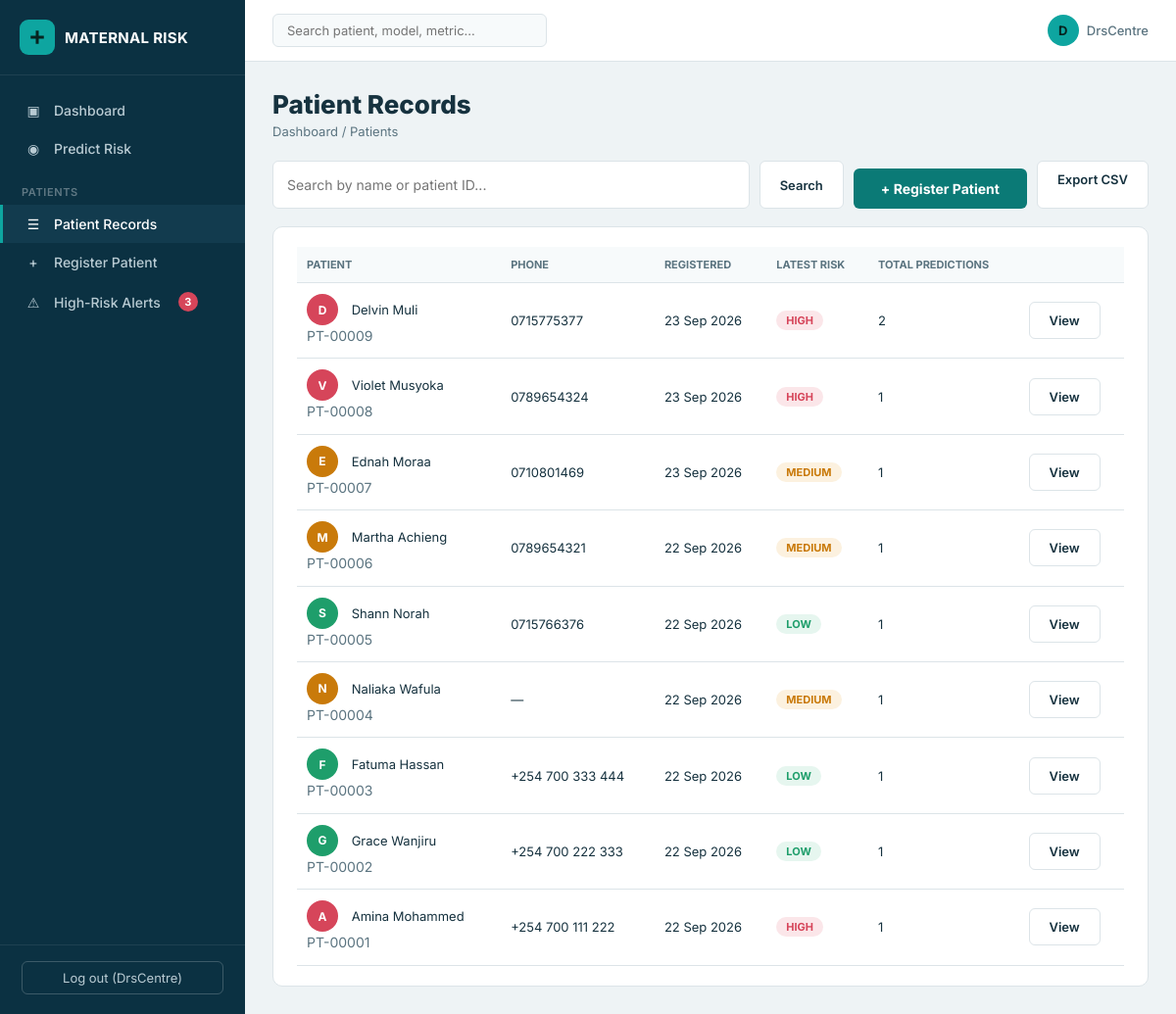
Screenshot of /patients/ (signed in) with the database file from the repository.
### risk_app/models.py (models this page shows, shortened)
class Patient(models.Model):
    patient_id = models.CharField(max_length=20, unique=True, editable=False)
    full_name = models.CharField(max_length=150)
    phone_number = models.CharField(max_length=20, blank=True)
    date_registered = models.DateTimeField(auto_now_add=True)
    registered_by = models.ForeignKey(
        settings.AUTH_USER_MODEL, null=True, blank=True,
        on_delete=models.SET_NULL, related_name="patients_registered",
    )
    class Meta:
        ordering = ["-date_registered"]
    @property
    def latest_prediction(self):
        return self.predictions.order_by("-created_at").first()

class PredictionRecord(models.Model):
    RISK_CHOICES = [("Low", "Low"), ("Medium", "Medium"), ("High", "High")]
    created_at = models.DateTimeField(auto_now_add=True)
    user = models.ForeignKey(settings.AUTH_USER_MODEL, null=True, blank=True, on_delete=models.SET_NULL)
    patient = models.ForeignKey(
        Patient, null=True, blank=True, on_delete=models.SET_NULL, related_name="predictions"
    )
    age = models.IntegerField()
    gestational_age_weeks = models.IntegerField()
    eclampsia_severity = models.CharField(max_length=30)
    haemorrhage_severity = models.CharField(max_length=30)
    risk_level = models.CharField(max_length=10, choices=RISK_CHOICES)
    prob_low = models.FloatField()
    prob_medium = models.FloatField()
    prob_high = models.FloatField()
    model_backend = models.CharField(max_length=20, default="sklearn")
    class Meta:
        ordering = ["-created_at"]

### risk_app/views.py (the view)
# urls.py: path("patients/", views.patients_list_view, name="patients_list"),
@login_required
def patients_list_view(request):
    query = request.GET.get("q", "").strip()
    patients = Patient.objects.all()
    if query:
        patients = patients.filter(full_name__icontains=query) | patients.filter(patient_id__icontains=query)
    rows = []
    for patient in patients:
        latest = patient.latest_prediction
        rows.append({"patient": patient, "latest": latest})
    return render(request, "risk_app/patients_list.html", {"rows": rows, "query": query})

### risk_app/context_processors.py (called while the page is built)
def alerts_count(request):
    if not request.user.is_authenticated:
        return {}
    count = 0
    for patient in Patient.objects.all():
        latest = patient.latest_prediction
        if latest and latest.risk_level == "High":
            count += 1
    return {"high_risk_alert_count": count}

### risk_app/templates/risk_app/patients_list.html
{% extends "risk_app/base_app.html" %}
{% block content %}
<h1 class="page-title">Patient Records</h1>
<div class="breadcrumb"><a href="{% url 'risk_app:dashboard' %}">Dashboard</a> / Patients</div>
<div class="search-bar">
    <form method="get" style="flex:1; display:flex; gap:10px;">
        <input type="text" name="q" value="{{ query }}" placeholder="Search by name or patient ID...">
        <button type="submit" class="btn-secondary">Search</button>
    </form>
    <a href="{% url 'risk_app:patient_register' %}" class="btn-primary" style="text-decoration:none; display:inline-flex; align-items:center;">+ Register Patient</a>
    <a href="{% url 'risk_app:export_patients_csv' %}" class="btn-secondary">Export CSV</a>
</div>
<div class="panel">
    <table class="pred-table">
        <tr>
            <th>Patient</th>
            <th>Phone</th>
            <th>Registered</th>
            <th>Latest Risk</th>
            <th>Total Predictions</th>
            <th></th>
        </tr>
        {% for row in rows %}
        <tr>
            <td>
                <span class="pred-avatar" style="background:
                    {% if row.latest.risk_level == 'Low' %}var(--low)
                    {% elif row.latest.risk_level == 'Medium' %}var(--medium)
                    {% elif row.latest.risk_level == 'High' %}var(--high)
                    {% else %}var(--text-dim){% endif %};">
                    {{ row.patient.full_name|slice:":1"|upper }}
                </span>
                {{ row.patient.full_name }}
                <div class="placeholder" style="margin:0;">{{ row.patient.patient_id }}</div>
            </td>
            <td>{{ row.patient.phone_number|default:"—" }}</td>
            <td>{{ row.patient.date_registered|date:"d M Y" }}</td>
            <td>
                {% if row.latest %}
                <span class="risk-pill" style="background:
                    {% if row.latest.risk_level == 'Low' %}var(--low-bg); color:var(--low)
                    {% elif row.latest.risk_level == 'Medium' %}var(--medium-bg); color:var(--medium)
                    {% else %}var(--high-bg); color:var(--high){% endif %};">
                    {{ row.latest.risk_level }}
                </span>
                {% else %}
                <span class="placeholder">No predictions yet</span>
                {% endif %}
            </td>
            <td>{{ row.patient.predictions.count }}</td>
            <td><a href="{% url 'risk_app:patient_detail' row.patient.pk %}" class="btn-secondary">View</a></td>
        </tr>
        {% empty %}
        <tr><td colspan="6" class="placeholder">
            {% if query %}No patients match "{{ query }}".{% else %}No patients registered yet.{% endif %}
        </td></tr>
        {% endfor %}
    </table>
</div>
{% endblock %}

### risk_app/templates/risk_app/base_app.html (shortened to what this page needs)
{% load static %}
<!DOCTYPE html>
<html lang="en">
<head>
    <link rel="stylesheet" href="{% static 'css/style.css' %}">
</head>
<body>
    <div class="app-shell">
        <aside class="sidebar">
            <div class="brand">
                <div class="mark">
                    <svg viewBox="0 0 24 24" fill="currentColor"><path d="M10 3h4v7h7v4h-7v7h-4v-7H3v-4h7V3z"/></svg>
                </div>
                <span>MATERNAL RISK</span>
            </div>
            <nav>
                <a href="{% url 'risk_app:dashboard' %}" class="{% if request.resolver_match.url_name == 'dashboard' %}active{% endif %}">
                    <span class="icon">&#9635;</span> Dashboard
                </a>
                <a href="{% url 'risk_app:predict' %}" class="{% if request.resolver_match.url_name == 'predict' %}active{% endif %}">
                    <span class="icon">&#9673;</span> Predict Risk
                </a>
                <div class="nav-section-label">Patients</div>
                <a href="{% url 'risk_app:patients_list' %}" class="{% if request.resolver_match.url_name == 'patients_list' or request.resolver_match.url_name == 'patient_detail' %}active{% endif %}">
                    <span class="icon">&#9776;</span> Patient Records
                </a>
                <a href="{% url 'risk_app:patient_register' %}" class="{% if request.resolver_match.url_name == 'patient_register' %}active{% endif %}">
                    <span class="icon">+</span> Register Patient
                </a>
                <a href="{% url 'risk_app:alerts' %}" class="{% if request.resolver_match.url_name == 'alerts' %}active{% endif %}">
                    <span class="icon">&#9888;</span> High-Risk Alerts
                    {% if high_risk_alert_count %}<span class="badge-count">{{ high_risk_alert_count }}</span>{% endif %}
                </a>
            </nav>
            <div class="sidebar-footer">
                {% if user.is_authenticated %}
                <form method="post" action="{% url 'logout' %}">
                    <button type="submit">Log out ({{ user.username }})</button>
                </form>
                {% endif %}
            </div>
        </aside>
        <div class="main">
            <div class="topbar">
                <input class="search" type="text" placeholder="Search patient, model, metric...">
                <div class="topbar-right">
                    <div class="user-chip">
                        <div class="avatar">{{ user.username|slice:":1"|upper }}</div>
                        {{ user.username }}
                    </div>
                </div>
            </div>
            <div class="content">
                {% block content %}{% endblock %}
            </div>
        </div>
    </div>
</body>
</html>

### rows the page displays
Patient: patient.full_name "D", patient.full_name "Delvin Muli", patient.patient_id "PT-00009", patient.phone_number "0715775377", patient.date_registered "23 Sep 2026", latest.risk_level "HIGH", patient.predictions.count "2"
Patient: patient.full_name "V", patient.full_name "Violet Musyoka", patient.patient_id "PT-00008", patient.phone_number "0789654324", patient.date_registered "23 Sep 2026", latest.risk_level "HIGH", patient.predictions.count "1"
Patient: patient.full_name "E", patient.full_name "Ednah Moraa", patient.patient_id "PT-00007", patient.phone_number "0710801469", patient.date_registered "23 Sep 2026", latest.risk_level "MEDIUM", patient.predictions.count "1"
Patient: patient.full_name "M", patient.full_name "Martha Achieng", patient.patient_id "PT-00006", patient.phone_number "0789654321", patient.date_registered "22 Sep 2026", latest.risk_level "MEDIUM", patient.predictions.count "1"
Patient: patient.full_name "S", patient.full_name "Shann Norah", patient.patient_id "PT-00005", patient.phone_number "0715766376", patient.date_registered "22 Sep 2026", latest.risk_level "LOW", patient.predictions.count "1"
Patient: patient.full_name "N", patient.full_name "Naliaka Wafula", patient.patient_id "PT-00004", patient.phone_number "—", patient.date_registered "22 Sep 2026", latest.risk_level "MEDIUM", patient.predictions.count "1"
Patient: patient.full_name "F", patient.full_name "Fatuma Hassan", patient.patient_id "PT-00003", patient.phone_number "+254 700 333 444", patient.date_registered "22 Sep 2026", latest.risk_level "LOW", patient.predictions.count "1"
Patient: patient.full_name "G", patient.full_name "Grace Wanjiru", patient.patient_id "PT-00002", patient.phone_number "+254 700 222 333", patient.date_registered "22 Sep 2026", latest.risk_level "LOW", patient.predictions.count "1"
Patient: patient.full_name "A", patient.full_name "Amina Mohammed", patient.patient_id "PT-00001", patient.phone_number "+254 700 111 222", patient.date_registered "22 Sep 2026", latest.risk_level "HIGH", patient.predictions.count "1"

### other values shown
{{ high_risk_alert_count }} "3"
{{ user.username }} "DrsCentre"
{{ user.username|slice:":1"|upper }} "D"
